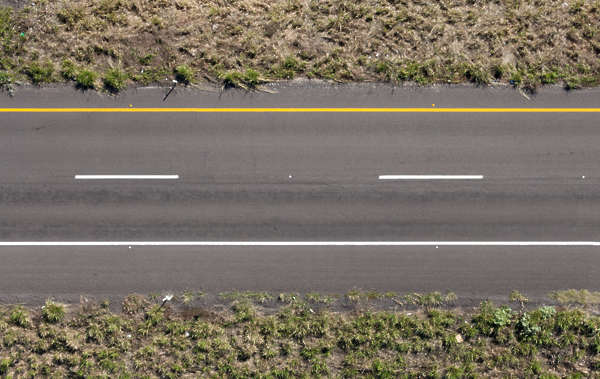
#> input picture task_8/road.jpg, 600 x 379 px
$ python main.py
#> lines starting #> are read from the running program, lines starting #| are printed output that depends on the picture; after the words box and inside, x2 and y2 are one past the last pixel; in counts of white or black regions, pixels touching at a corner belong together
import cv2
import numpy as np


def update():
    global thr
    lines = cv2.HoughLines(edges, 1, np.pi / 180, thr, np.array([]))
    # Draw lines on the image
    curr_img = img.copy()

    if lines is not None:
        for line in lines:
            rho, theta = line[0]
            a = np.cos(theta)
            b = np.sin(theta)
            x0 = a * rho
            y0 = b * rho
            x1 = int(x0 + 1000 * (-b))
            y1 = int(y0 + 1000 * (a))
            x2 = int(x0 - 1000 * (-b))
            y2 = int(y0 - 1000 * (a))

            cv2.line(curr_img, (x1, y1), (x2, y2), (0, 0, 255), 2)

    cv2.imshow("Hough", curr_img)


def updateP():
    global thr_p, min_len_p
    lines = cv2.HoughLinesP(edges, 1, np.pi / 180, threshold=thr_p, minLineLength=min_len_p)
    # Draw lines on the image
    curr_img = img.copy()

    if lines is not None:
        for line in lines:
            x1, y1, x2, y2 = line[0]
            cv2.line(curr_img, (x1, y1), (x2, y2), (255, 0, 0), 2)
    cv2.imshow("HoughP", curr_img)


def set_thr(val):
    global thr
    thr = val
    update()


def set_thr_p(val):
    global thr_p
    thr_p = val
    updateP()


def set_len_p(val):
    global min_len_p
    min_len_p = val
    updateP()


# Read image
img = cv2.imread('road.jpg', cv2.IMREAD_COLOR)
#> img is the input picture: shape (379, 600, 3); mean B, G, R 99.7, 113.2, 122.4
# Convert the image to gray-scale
gray = cv2.cvtColor(img, cv2.COLOR_BGR2GRAY)
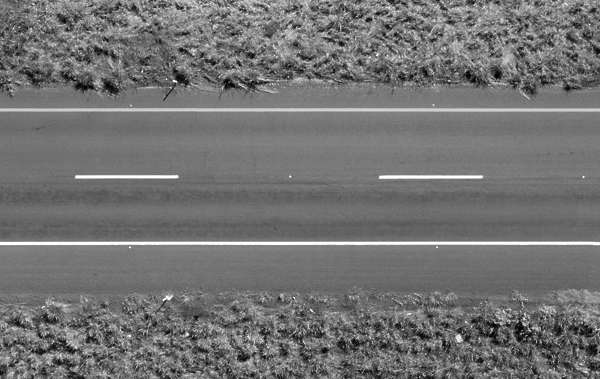
#> gray: shape (379, 600); min 0, max 255, mean 114.3

# Find the edges in the image using canny detector
edges = cv2.Canny(gray, 50, 200)
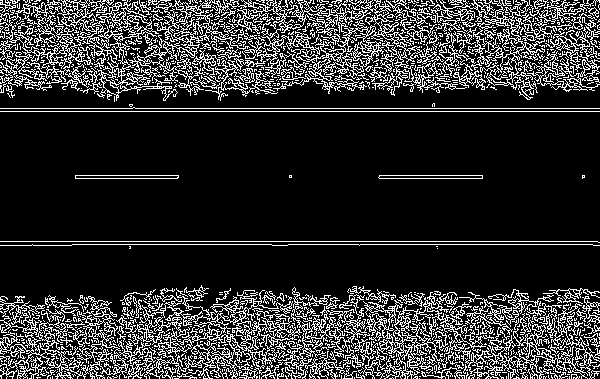
#> edges: shape (379, 600); 18.8% white in thin lines or dots


thr = 250
thr_p = 10
min_len_p = 10

param_window_name = 'sliders'
cv2.namedWindow(param_window_name)
cv2.createTrackbar('thr', param_window_name, 250, 750, set_thr)
cv2.createTrackbar('thr p', param_window_name, 10, 100, set_thr_p)
cv2.createTrackbar('min len p', param_window_name, 10, 100, set_len_p)

#cv2.imshow("Hough", img)
#cv2.imshow("HoughP", img)
cv2.waitKey(0)
#> in update, `lines = cv2.HoughLines(edges, 1, np.pi / 180, thr, np.array([]))`: lines = 66 rows, first 8: [111, 1.57], [108, 1.57], [241, 1.57], [244, 1.57], [329, 1.61], [316, 1.66], [353, 1.48], [372, 1.57]
#> the loop in update, `for line in lines:` made 66 passes
#> (rho, theta, a, b, x0, y0, x1, y1) on passes 1 to 12: (111, 1.57, -4.37e-08, 1, -4.85e-06, 111, -1000, 110), (108, 1.57, -4.37e-08, 1, -4.72e-06, 108, -1000, 107), (241, 1.57, -4.37e-08, 1, -1.05e-05, 241, -1000, 240), (244, 1.57, -4.37e-08, 1, -1.07e-05, 244, -1000, 243), (329, 1.61, -0.0349, 0.999, -11.48, 328.8, -1010, 293), (316, 1.66, -0.0872, 0.996, -27.54, 314.8, -1023, 227), (353, 1.48, 0.0872, 0.996, 30.77, 351.7, -965, 438), (372, 1.57, -4.37e-08, 1, -1.63e-05, 372, -1000, 371), (375, 1.47, 0.105, 0.995, 39.2, 372.9, -955, 477), (367, 1.57, -4.37e-08, 1, -1.6e-05, 367, -1000, 366), (334, 1.59, -0.0175, 1, -5.83, 333.9, -1005, 316), (346, 1.5, 0.0698, 0.998, 24.14, 345.2, -973, 414)
#> after the loop in update, `for line in lines:`:
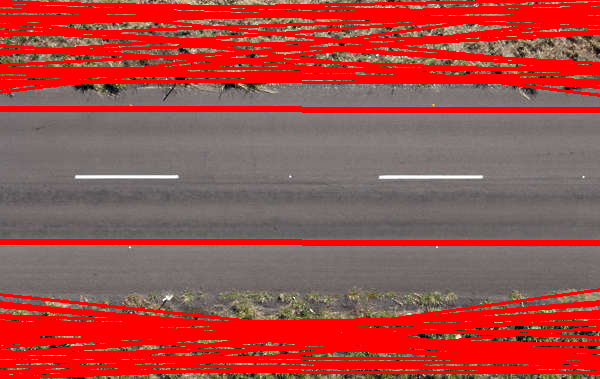
#> curr_img: shape (379, 600, 3); mean B, G, R 71.9, 76.5, 163
#> in updateP, `lines = cv2.HoughLinesP(edges, 1, np.pi / 180, threshold=thr_p, minLin..`: lines = 28 rows, first 6: [135, 108, 599, 108], [0, 241, 597, 241], [0, 111, 599, 111], [146, 88, 159, 87], [71, 324, 83, 324], [72, 244, 271, 244]
#> the loop in updateP, `for line in lines:` made 28 passes
#> (x1, y1, x2, y2) on passes 1 to 12: (135, 108, 599, 108), (0, 241, 597, 241), (0, 111, 599, 111), (146, 88, 159, 87), (71, 324, 83, 324), (72, 244, 271, 244), (61, 340, 71, 340), (459, 297, 469, 297), (142, 86, 161, 86), (160, 0, 170, 0), (493, 81, 504, 82), (379, 178, 482, 178)
#> line on passes 26 to 28: [[195, 15, 205, 15]], [[188, 44, 198, 45]], [[283, 79, 293, 79]]
#> after the loop in updateP, `for line in lines:`:
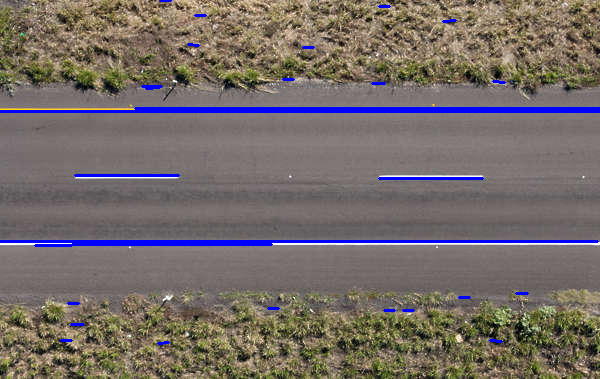
#> curr_img: shape (379, 600, 3); 3.12% of pixels changed, all inside (x1, y1, x2, y2) = (0, 0, 600, 345)
#> the loop in updateP (call 2), `for line in lines:` made 28 passes

$ run again, with task_8/zebra.jpg copied over task_8/road.jpg
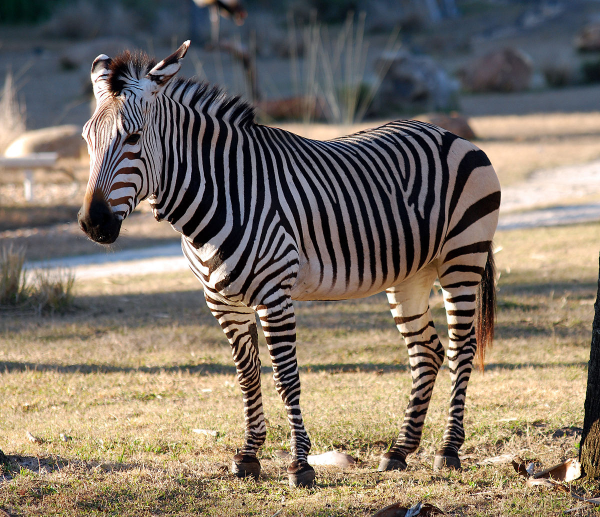
#> input picture task_8/zebra.jpg, 1200 x 1033 px (shown at 1/2 size)
#> img is the input picture: shape (1033, 1200, 3); mean B, G, R 103.2, 116.1, 127.1
#> `edges = cv2.Canny(gray, 50, 200)`:
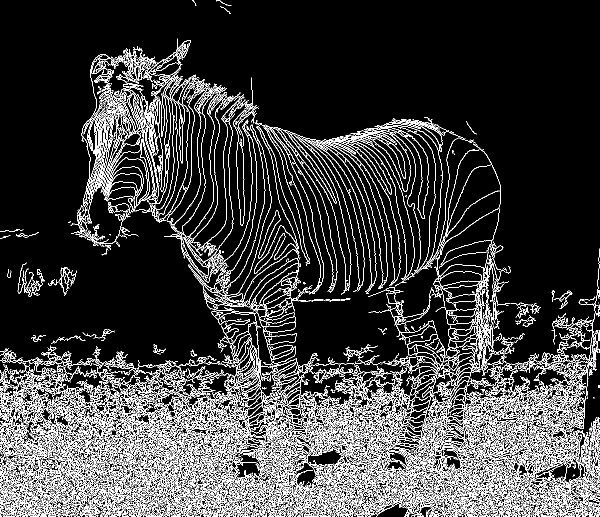
#> edges: shape (1033, 1200) (shown at 1/2 size); 14.4% white in thin lines or dots
#> the loop in update, `for line in lines:` made 3980 passes
#> (rho, theta, a, b, x0, y0, x1, y1) on passes 1 to 3: (1032, 1.57, -4.37e-08, 1, -4.51e-05, 1032, -1000, 1031), (935, 1.64, -0.0698, 0.998, -65.22, 932.7, -1062, 862), (813, 1.66, -0.0872, 0.996, -70.86, 809.9, -1067, 722)
#> lines = 75 rows, first 6: [561, 897, 573, 897], [269, 221, 274, 233], [89, 723, 100, 723], [575, 465, 585, 475], [245, 204, 252, 218], [478, 727, 488, 720]
#> the loop in updateP, `for line in lines:` made 75 passes
#> line on passes 26 to 33: [[324, 858, 334, 858]], [[286, 367, 286, 355]], [[458, 381, 458, 342]], [[570, 727, 581, 721]], [[472, 1017, 482, 1017]], [[585, 315, 591, 326]], [[636, 348, 651, 371]], [[1092, 907, 1103, 907]]
#> after the loop in updateP, `for line in lines:`:
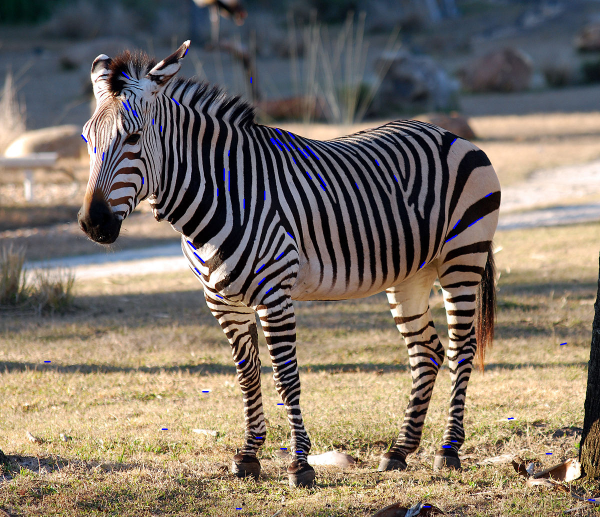
#> curr_img: shape (1033, 1200, 3) (shown at 1/2 size); 0.32% of pixels changed, all inside (x1, y1, x2, y2) = (88, 97, 1191, 1019)
#> the loop in updateP (call 2), `for line in lines:` made 75 passes
